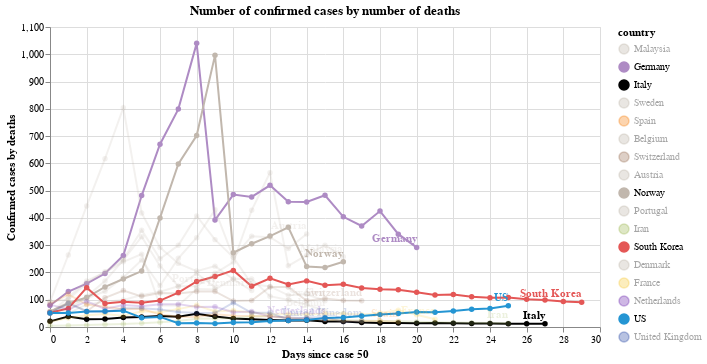

This figure's notebook cell:
### Code cell
#hide_input
chart = make_since_chart(dff2[dff2.country != "China"], ["Germany"],  ['Norway', 'Italy', 'South Korea', 'US'])
chart

### Figure 1 — Vega-Lite specification as saved in the notebook (floating-point values rounded to 4 significant figures; data arrays with more than 128 entries replaced by an {"elided": "..."} marker saying what was removed)
{"config": {"view": {"continuousWidth": 400, "continuousHeight": 300}}, "layer": [{"mark": {"type": "line", "point": true}, "encoding": {"color": {"type": "nominal", "field": "country", "scale": {"domain": ["Malaysia", "Germany", "Italy", "Sweden", "Spain", "Belgium", "Switzerland", "Austria", "Norway", "Portugal", "Iran", "South Korea", "Denmark", "France", "Netherlands", "US", "United Kingdom"], "range": ["#C1B7AD", "#ae8bc4", "black", "#C1B7AD", "#F58518", "#C1B7AD", "#9D755D", "#C1B7AD", "#C1B7AD", "#C1B7AD", "#A1BA59", "#E45756", "#C1B7AD", "#f5cb42", "#7430b3", "#2495D3", "#3250a8"]}}, "opacity": {"condition": {"value": 1, "selection": "selector002"}, "value": 0.2}, "tooltip": [{"type": "nominal", "field": "country"}, {"type": "quantitative", "field": "state"}, {"type": "nominal", "field": "type"}, {"type": "quantitative", "field": "confirmed"}, {"type": "quantitative", "field": "deaths"}, {"type": "quantitative", "field": "ratio"}, {"type": "quantitative", "field": "new_deaths"}, {"type": "quantitative", "field": "new_confirmed"}, {"type": "temporal", "field": "date"}, {"type": "quantitative", "field": "Days since case 50"}, {"type": "quantitative", "field": "fatality"}], "x": {"type": "quantitative", "field": "Days since case 50"}, "y": {"type": "quantitative", "axis": {"title": "Confirmed cases by deaths"}, "field": "ratio"}}, "selection": {"selector002": {"type": "multi", "fields": ["country"], "bind": "legend", "init": [{"country": "Germany"}, {"country": "Norway"}, {"country": "Italy"}, {"country": "South Korea"}, {"country": "US"}]}}, "width": 550}, {"mark": {"type": "text", "align": "right", "dy": -8, "fontWeight": "bold"}, "encoding": {"color": {"type": "nominal", "field": "country", "scale": {"domain": ["Malaysia", "Germany", "Italy", "Sweden", "Spain", "Belgium", "Switzerland", "Austria", "Norway", "Portugal", "Iran", "South Korea", "Denmark", "France", "Netherlands", "US", "United Kingdom"], "range": ["#C1B7AD", "#ae8bc4", "black", "#C1B7AD", "#F58518", "#C1B7AD", "#9D755D", "#C1B7AD", "#C1B7AD", "#C1B7AD", "#A1BA59", "#E45756", "#C1B7AD", "#f5cb42", "#7430b3", "#2495D3", "#3250a8"]}}, "opacity": {"condition": {"value": 1, "selection": "selector002"}, "value": 0.2}, "text": {"type": "nominal", "field": "country"}, "tooltip": [{"type": "nominal", "field": "country"}, {"type": "quantitative", "field": "state"}, {"type": "nominal", "field": "type"}, {"type": "quantitative", "field": "confirmed"}, {"type": "quantitative", "field": "deaths"}, {"type": "quantitative", "field": "ratio"}, {"type": "quantitative", "field": "new_deaths"}, {"type": "quantitative", "field": "new_confirmed"}, {"type": "temporal", "field": "date"}, {"type": "quantitative", "field": "Days since case 50"}, {"type": "quantitative", "field": "fatality"}], "x": {"type": "quantitative", "field": "Days since case 50"}, "y": {"type": "quantitative", "axis": {"title": "Confirmed cases by deaths"}, "field": "ratio"}}, "transform": [{"filter": "(datum['date'] >= 1584662400000)"}], "width": 550}], "data": {"name": "data-98dd330a35f884451cc1cb819c6463ee"}, "title": "Number of confirmed cases by number of deaths", "$schema": "https://vega.github.io/schema/vega-lite/v4.0.2.json", "datasets": {"data-98dd330a35f884451cc1cb819c6463ee": {"elided": "328 records"}}}
